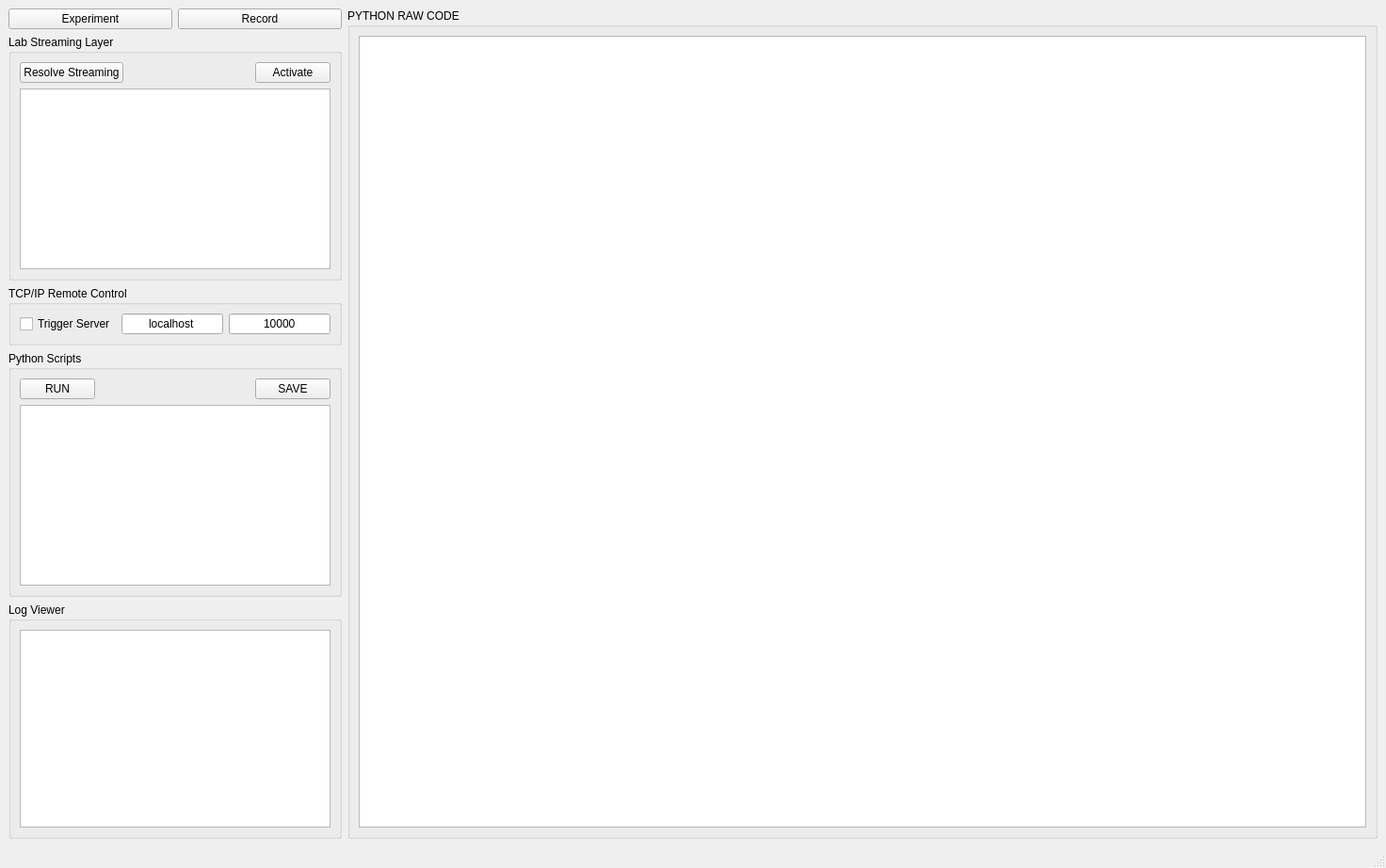
<?xml version="1.0" encoding="UTF-8"?>
<ui version="4.0">
 <class>M_GEERT</class>
 <widget class="QMainWindow" name="M_GEERT">
  <property name="geometry">
   <rect>
    <x>0</x>
    <y>0</y>
    <width>1472</width>
    <height>922</height>
   </rect>
  </property>
  <property name="windowTitle">
   <string>SIGNALINO</string>
  </property>
  <widget class="QWidget" name="centralwidget">
   <layout class="QFormLayout" name="formLayout">
    <item row="0" column="0">
     <layout class="QVBoxLayout" name="verticalLayout_8">
      <item>
       <layout class="QHBoxLayout" name="horizontalLayout_5">
        <item>
         <widget class="QPushButton" name="Experiment_btn">
          <property name="text">
           <string>Experiment</string>
          </property>
         </widget>
        </item>
        <item>
         <widget class="QPushButton" name="MainRecord_btn">
          <property name="text">
           <string>Record</string>
          </property>
         </widget>
        </item>
       </layout>
      </item>
      <item>
       <widget class="QGroupBox" name="groupBox">
        <property name="minimumSize">
         <size>
          <width>0</width>
          <height>0</height>
         </size>
        </property>
        <property name="maximumSize">
         <size>
          <width>16777215</width>
          <height>16777215</height>
         </size>
        </property>
        <property name="title">
         <string>Lab Streaming Layer</string>
        </property>
        <layout class="QVBoxLayout" name="verticalLayout_11">
         <item>
          <layout class="QVBoxLayout" name="verticalLayout_2">
           <item>
            <layout class="QHBoxLayout" name="horizontalLayout_2">
             <item>
              <widget class="QPushButton" name="ResolveStreaming_btn">
               <property name="text">
                <string>Resolve Streaming</string>
               </property>
              </widget>
             </item>
             <item>
              <spacer name="horizontalSpacer">
               <property name="orientation">
                <enum>Qt::Horizontal</enum>
               </property>
               <property name="sizeHint" stdset="0">
                <size>
                 <width>40</width>
                 <height>20</height>
                </size>
               </property>
              </spacer>
             </item>
             <item>
              <widget class="QPushButton" name="Activate_btn">
               <property name="text">
                <string>Activate</string>
               </property>
              </widget>
             </item>
            </layout>
           </item>
           <item>
            <widget class="QListWidget" name="Streamings_List">
             <property name="tabletTracking">
              <bool>false</bool>
             </property>
             <property name="isWrapping" stdset="0">
              <bool>false</bool>
             </property>
             <property name="selectionRectVisible">
              <bool>true</bool>
             </property>
            </widget>
           </item>
          </layout>
         </item>
        </layout>
       </widget>
      </item>
      <item>
       <widget class="QGroupBox" name="groupBox_4">
        <property name="minimumSize">
         <size>
          <width>0</width>
          <height>0</height>
         </size>
        </property>
        <property name="maximumSize">
         <size>
          <width>16777215</width>
          <height>16777215</height>
         </size>
        </property>
        <property name="title">
         <string>TCP/IP Remote Control</string>
        </property>
        <layout class="QVBoxLayout" name="verticalLayout_6">
         <item>
          <layout class="QHBoxLayout" name="horizontalLayout">
           <item>
            <widget class="QCheckBox" name="TCPIP_checkBox">
             <property name="text">
              <string>Trigger Server</string>
             </property>
            </widget>
           </item>
           <item>
            <widget class="QLineEdit" name="Host_LineEdit">
             <property name="text">
              <string>localhost</string>
             </property>
             <property name="alignment">
              <set>Qt::AlignCenter</set>
             </property>
            </widget>
           </item>
           <item>
            <widget class="QLineEdit" name="Port_LineEdit">
             <property name="font">
              <font>
               <underline>false</underline>
              </font>
             </property>
             <property name="focusPolicy">
              <enum>Qt::StrongFocus</enum>
             </property>
             <property name="layoutDirection">
              <enum>Qt::RightToLeft</enum>
             </property>
             <property name="text">
              <string>10000</string>
             </property>
             <property name="alignment">
              <set>Qt::AlignCenter</set>
             </property>
            </widget>
           </item>
          </layout>
         </item>
        </layout>
       </widget>
      </item>
      <item>
       <widget class="QGroupBox" name="groupBox_2">
        <property name="minimumSize">
         <size>
          <width>0</width>
          <height>0</height>
         </size>
        </property>
        <property name="maximumSize">
         <size>
          <width>16777215</width>
          <height>16777215</height>
         </size>
        </property>
        <property name="title">
         <string>Python Scripts</string>
        </property>
        <layout class="QVBoxLayout" name="verticalLayout_5">
         <item>
          <layout class="QVBoxLayout" name="verticalLayout">
           <item>
            <layout class="QHBoxLayout" name="horizontalLayout_3">
             <item>
              <widget class="QPushButton" name="Run_btn">
               <property name="text">
                <string>RUN</string>
               </property>
              </widget>
             </item>
             <item>
              <spacer name="horizontalSpacer_2">
               <property name="orientation">
                <enum>Qt::Horizontal</enum>
               </property>
               <property name="sizeHint" stdset="0">
                <size>
                 <width>40</width>
                 <height>20</height>
                </size>
               </property>
              </spacer>
             </item>
             <item>
              <widget class="QPushButton" name="Save_btn">
               <property name="text">
                <string>SAVE</string>
               </property>
              </widget>
             </item>
            </layout>
           </item>
           <item>
            <widget class="QListWidget" name="Scripts_List"/>
           </item>
          </layout>
         </item>
        </layout>
       </widget>
      </item>
      <item>
       <widget class="QGroupBox" name="groupBox_3">
        <property name="minimumSize">
         <size>
          <width>0</width>
          <height>0</height>
         </size>
        </property>
        <property name="title">
         <string>Log Viewer</string>
        </property>
        <layout class="QVBoxLayout" name="verticalLayout_7">
         <item>
          <layout class="QVBoxLayout" name="verticalLayout_3">
           <item>
            <widget class="QPlainTextEdit" name="Logger"/>
           </item>
          </layout>
         </item>
        </layout>
       </widget>
      </item>
     </layout>
    </item>
    <item row="0" column="1">
     <widget class="QGroupBox" name="groupBox_5">
      <property name="minimumSize">
       <size>
        <width>0</width>
        <height>0</height>
       </size>
      </property>
      <property name="title">
       <string>PYTHON RAW CODE</string>
      </property>
      <layout class="QVBoxLayout" name="verticalLayout_9">
       <item>
        <layout class="QVBoxLayout" name="verticalLayout_4">
         <item>
          <widget class="QPlainTextEdit" name="Code_TextEdit"/>
         </item>
        </layout>
       </item>
      </layout>
     </widget>
    </item>
   </layout>
  </widget>
  <widget class="QStatusBar" name="statusbar"/>
 </widget>
 <resources/>
 <connections/>
</ui>
